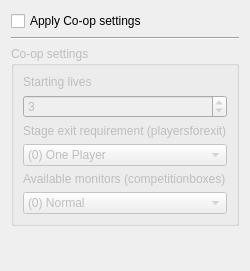
                            <widget class="QWidget" name="scrollAreaWidgetContents_9">
                             <property name="geometry">
                              <rect>
                               <x>0</x>
                               <y>0</y>
                               <width>247</width>
                               <height>271</height>
                              </rect>
                             </property>
                             <layout class="QVBoxLayout" name="verticalLayout_4">
                              <item>
                               <widget class="QCheckBox" name="CoopSettingsCheckbox">
                                <property name="text">
                                 <string>Apply Co-op settings</string>
                                </property>
                               </widget>
                              </item>
                              <item>
                               <widget class="Line" name="line_5">
                                <property name="orientation">
                                 <enum>Qt::Horizontal</enum>
                                </property>
                               </widget>
                              </item>
                              <item>
                               <widget class="QGroupBox" name="CoopSettingsGroupbox">
                                <property name="enabled">
                                 <bool>false</bool>
                                </property>
                                <property name="title">
                                 <string>Co-op settings</string>
                                </property>
                                <layout class="QGridLayout" name="gridLayout_31">
                                 <item row="0" column="0">
                                  <widget class="QLabel" name="label_9">
                                   <property name="text">
                                    <string>Starting lives</string>
                                   </property>
                                  </widget>
                                 </item>
                                 <item row="4" column="0">
                                  <widget class="QLabel" name="label_12">
                                   <property name="text">
                                    <string>Available monitors (competitionboxes)</string>
                                   </property>
                                  </widget>
                                 </item>
                                 <item row="3" column="0">
                                  <widget class="QComboBox" name="PlayersforexitCombobox">
                                   <item>
                                    <property name="text">
                                     <string>(0) One Player</string>
                                    </property>
                                   </item>
                                   <item>
                                    <property name="text">
                                     <string>(1) 1/4 of players</string>
                                    </property>
                                   </item>
                                   <item>
                                    <property name="text">
                                     <string>(2) Half of players</string>
                                    </property>
                                   </item>
                                   <item>
                                    <property name="text">
                                     <string>(3) 3/4 Players</string>
                                    </property>
                                   </item>
                                   <item>
                                    <property name="text">
                                     <string>(4) All Players</string>
                                    </property>
                                   </item>
                                  </widget>
                                 </item>
                                 <item row="1" column="0">
                                  <widget class="QSpinBox" name="StartinglivesInput">
                                   <property name="minimum">
                                    <number>1</number>
                                   </property>
                                   <property name="maximum">
                                    <number>99</number>
                                   </property>
                                   <property name="value">
                                    <number>3</number>
                                   </property>
                                  </widget>
                                 </item>
                                 <item row="2" column="0">
                                  <widget class="QLabel" name="label_8">
                                   <property name="text">
                                    <string>Stage exit requirement (playersforexit)</string>
                                   </property>
                                  </widget>
                                 </item>
                                 <item row="5" column="0">
                                  <widget class="QComboBox" name="CompetitionboxesCombobox">
                                   <item>
                                    <property name="text">
                                     <string>(0) Normal</string>
                                    </property>
                                   </item>
                                   <item>
                                    <property name="text">
                                     <string>(1) Random</string>
                                    </property>
                                   </item>
                                   <item>
                                    <property name="text">
                                     <string>(2) Teleporters</string>
                                    </property>
                                   </item>
                                   <item>
                                    <property name="text">
                                     <string>(3) No monitors</string>
                                    </property>
                                   </item>
                                  </widget>
                                 </item>
                                </layout>
                               </widget>
                              </item>
                              <item>
                               <spacer name="verticalSpacer_8">
                                <property name="orientation">
                                 <enum>Qt::Vertical</enum>
                                </property>
                                <property name="sizeHint" stdset="0">
                                 <size>
                                  <width>20</width>
                                  <height>329</height>
                                 </size>
                                </property>
                               </spacer>
                              </item>
                             </layout>
                            </widget>
